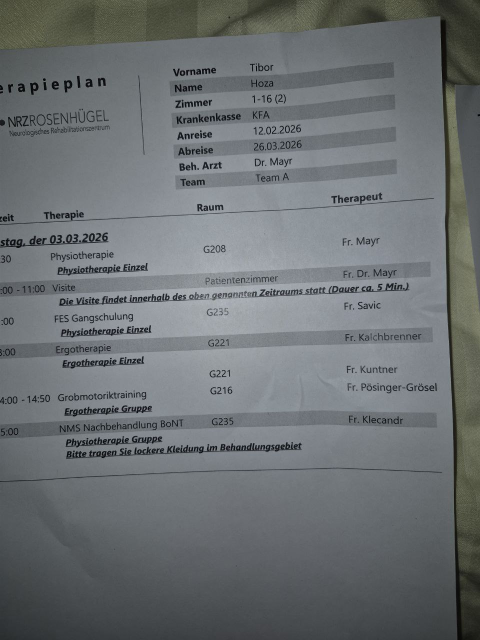
#> input picture photo_2026-03-03_10-26-45.jpg, 960 x 1280 px (shown at 1/2 size)
$ python -i telegram_video_effects.py   (imports and definitions only)
#> lines starting #> are read from the running program, lines starting #| are printed output that depends on the picture; after the words box and inside, x2 and y2 are one past the last pixel; in counts of white or black regions, pixels touching at a corner belong together
#> further down, picture is the input picture: PIL image 960x1280 RGB; mean R, G, B 107.7, 112.3, 114.6
from __future__ import annotations

import json
import math
import os
import contextlib
import shutil
import socket
import subprocess
import tempfile
import ipaddress
import urllib.parse
import urllib.request
from pathlib import Path

from PIL import Image
from PIL import ImageDraw
from PIL import ImageFilter

try:  # Optional at import time; present in the EA runtime image.
    import cv2  # type: ignore[import-not-found]
except Exception:  # pragma: no cover - exercised only in stripped runtimes
    cv2 = None  # type: ignore[assignment]

try:
    import numpy as np  # type: ignore[import-not-found]
except Exception:  # pragma: no cover - exercised only in stripped runtimes
    np = None  # type: ignore[assignment]


_SUPPORTED_FIRE_MARKERS = (
    "real flames",
    "real fire",
    "flames",
    "fire ring",
    "catch fire",
    "caught fire",
    "on fire",
    "make on fire",
    "make it on fire",
    "look like on fire",
    "clothes could catch fire",
    "clothes catch fire",
    "look like fire",
)
_SPEED_UP_MARKERS = ("faster", "speed up", "speed it up", "make it faster", "increase speed")
_SLOW_DOWN_MARKERS = ("slower", "slow down", "slow it down", "make it slower", "decrease speed")
_LOUDER_MARKERS = ("louder", "turn it up", "turn up the audio", "increase volume", "make it louder")
_MUTE_MARKERS = ("mute", "remove audio", "without audio", "silent", "no audio")
_DEFAULT_ALLOWED_VIDEO_HOSTS = ("api.telegram.org",)
_DEFAULT_MAX_VIDEO_BYTES = 80 * 1024 * 1024


# [31 lines left out: functions _repo_root, supported_source_video_edit_summary, parse_source_video_edit_plan, not called in this run]


def source_video_edit_enabled() -> bool:
    raw = str(os.getenv("EA_TELEGRAM_SOURCE_VIDEO_EDIT_ENABLED") or "1").strip().lower()
    return raw not in {"", "0", "false", "no", "off"}


def source_video_edit_supported(text: str) -> bool:
    return bool(parse_source_video_edit_plan(text))


def _ffmpeg_bin() -> str:
    return shutil.which("ffmpeg") or "/usr/bin/ffmpeg"


def _ffprobe_bin() -> str:
    return shutil.which("ffprobe") or "/usr/bin/ffprobe"


# [92 lines left out: functions _probe_video, _allowed_video_hosts, _max_video_download_bytes, _host_allowed, _host_resolves_publicly, _validate_video_source_url, not called in this run]


class _SafeVideoRedirectHandler(urllib.request.HTTPRedirectHandler):
    def redirect_request(self, req, fp, code, msg, headers, newurl):  # noqa: ANN001
        _validate_video_source_url(str(newurl or ""))
        return super().redirect_request(req, fp, code, msg, headers, newurl)


def _content_type_allowed(value: str) -> bool:
    content_type = str(value or "").split(";", 1)[0].strip().lower()
    return content_type.startswith("video/") or content_type in {"application/octet-stream", "binary/octet-stream"}


# [61 lines left out: functions _video_magic_allowed, _download_video, _storage_root, _work_root, _flame_palette, not called in this run]


def _fallback_fire_ring_target(width: int, height: int) -> dict[str, float]:
    return {
        "cx": width * 0.5,
        "cy": height * 0.56,
        "rx": min(width, height) * 0.16,
        "ry": min(width, height) * 0.11,
        "score": 0.0,
    }


def _detect_fire_ring_target(frame: Image.Image) -> dict[str, float]:
    width, height = frame.size
#> width = 960; height = 1280
    fallback = _fallback_fire_ring_target(width, height)
    if cv2 is None or np is None:
        return fallback
    rgb = np.array(frame.convert("RGB"))
    if rgb.size == 0:
        return fallback
    hsv = cv2.cvtColor(rgb, cv2.COLOR_RGB2HSV)
#> hsv: shape (1280, 960, 3); mean H, S, V 96.5, 24.3, 116.3
    hue = hsv[:, :, 0]
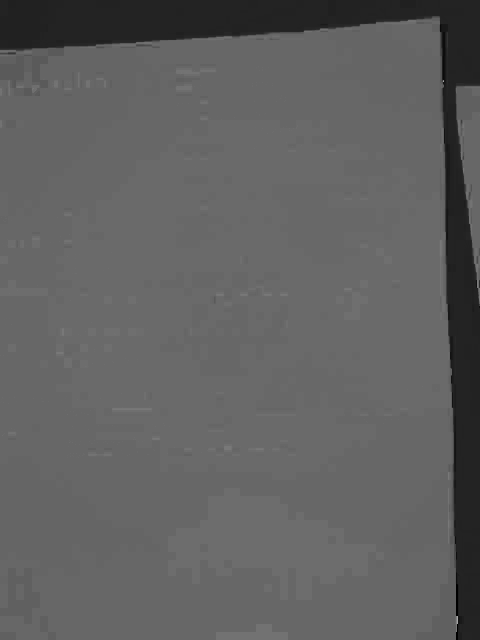
#> hue: shape (1280, 960) (shown at 1/2 size); min 0, max 165, mean 96.5
    saturation = hsv[:, :, 1]
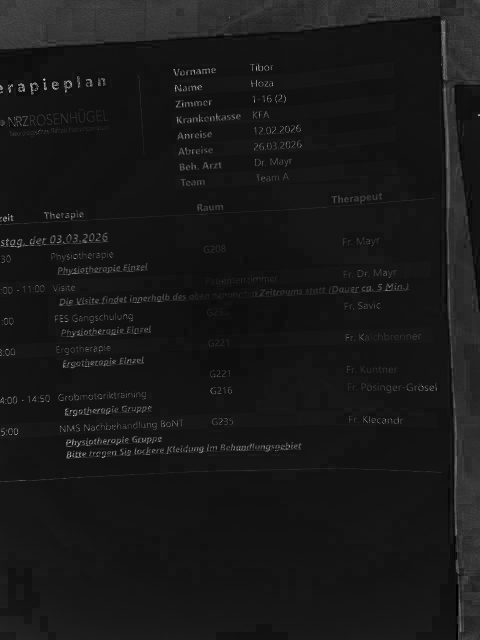
#> saturation: shape (1280, 960) (shown at 1/2 size); min 0, max 255, mean 24.3
    value = hsv[:, :, 2]
    warm_hue = ((hue <= 34) | (hue >= 166)).astype("uint8") * 255
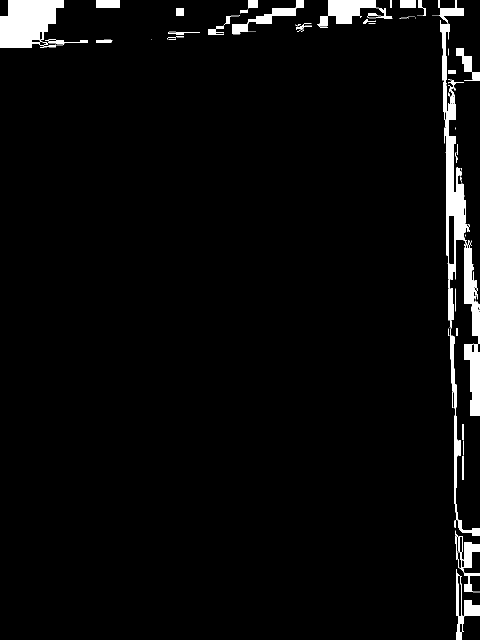
#> warm_hue: shape (1280, 960) (shown at 1/2 size); 3.6% white; 136 white regions (89 under 20 px), largest, box (x1, y1, x2, y2) and area: (876, 0, 960, 688) 13335, (0, 0, 128, 96) 9110, (634, 0, 785, 54) 3619
    saturated = cv2.inRange(saturation, 58, 255)
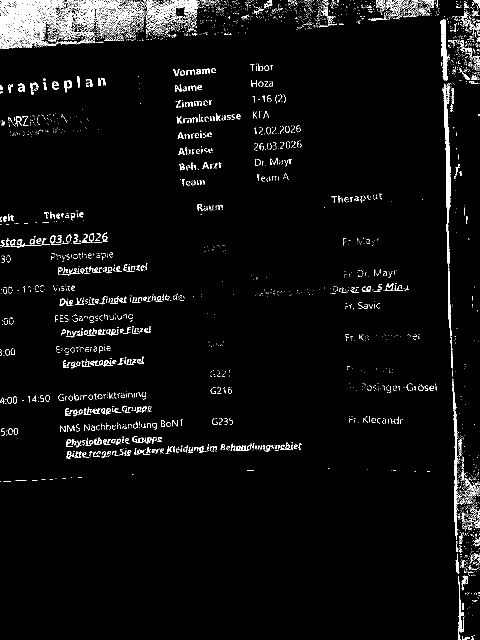
#> saturated: shape (1280, 960) (shown at 1/2 size); 3.8% white in thin lines or dots
    bright = cv2.inRange(value, 72, 255)
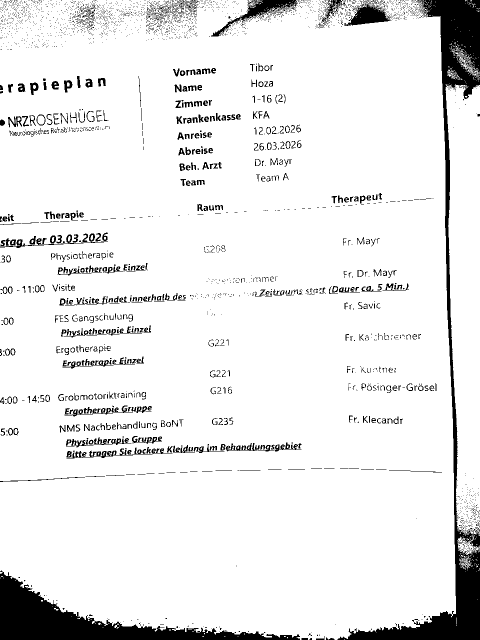
#> bright: shape (1280, 960) (shown at 1/2 size); 91.5% white; 3508 black regions (2972 under 20 px), largest, box (x1, y1, x2, y2) and area: (675, 0, 960, 1280) 35677, (0, 1141, 600, 1280) 23628, (422, 0, 596, 73) 2606
    mask = cv2.bitwise_and(warm_hue, saturated)
#> mask: shape (1280, 960); 0.97% white; 668 white regions (644 under 20 px), largest, box (x1, y1, x2, y2) and area: (0, 0, 128, 96) 5646, (887, 167, 901, 535) 1818, (882, 48, 894, 161) 811
    mask = cv2.bitwise_and(mask, bright)
#> mask: shape (1280, 960); 0.54% white in thin lines or dots, all inside (x1, y1, x2, y2) = (0, 0, 957, 960)
    kernel = cv2.getStructuringElement(cv2.MORPH_ELLIPSE, (13, 13))
    mask = cv2.morphologyEx(mask, cv2.MORPH_CLOSE, kernel, iterations=2)
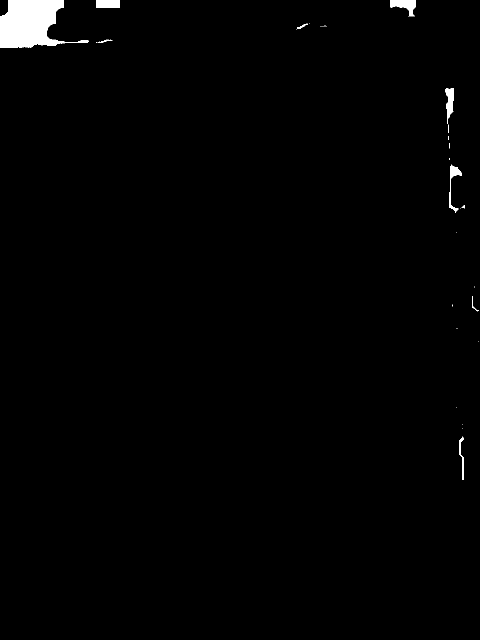
#> mask: shape (1280, 960) (shown at 1/2 size); 1.1% white; 41 white regions (30 under 20 px), largest, box (x1, y1, x2, y2) and area: (0, 0, 133, 96) 9843, (780, 0, 832, 33) 928, (192, 0, 240, 16) 747
    mask = cv2.dilate(mask, kernel, iterations=1)
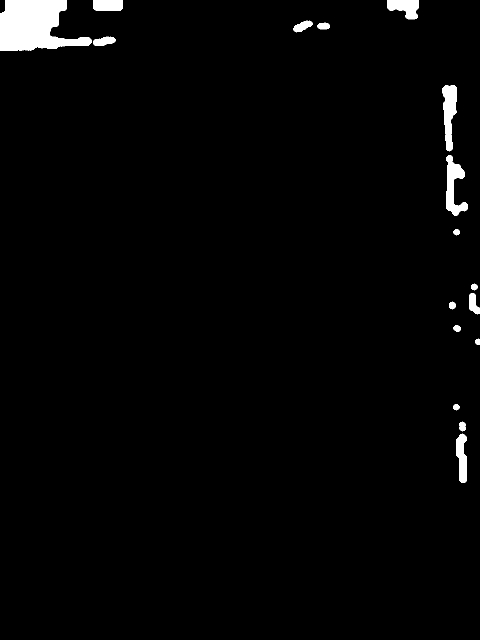
#> mask: shape (1280, 960) (shown at 1/2 size); 2% white; 17 white regions
    contours, _hierarchy = cv2.findContours(mask, cv2.RETR_EXTERNAL, cv2.CHAIN_APPROX_SIMPLE)
#> contours = 17 contours; largest, box (x1, y1, x2, y2) and area: (0, 0, 184, 102) 12096, (893, 310, 935, 432) 2324, (885, 170, 914, 303) 2296, (774, 0, 838, 39) 1580, (913, 867, 934, 966) 1430
    min_dim = max(min(width, height), 1)
#> min_dim = 960
    frame_area = float(max(width * height, 1))
#> frame_area = 1228800
    best: dict[str, float] | None = None
    best_score = -1.0
    for contour in contours:
        if contour is None or len(contour) < 5:
            continue
        x, y, w, h = cv2.boundingRect(contour)
        if w <= 0 or h <= 0:
            continue
        box_area = float(w * h)
        area_ratio = box_area / frame_area
        if area_ratio < 0.002 or area_ratio > 0.16:
            continue
        if w < min_dim * 0.08 or h < min_dim * 0.045:
            continue
        aspect = w / float(h)
        if aspect < 0.55 or aspect > 3.2:
            continue
        cy = y + h * 0.5
        if cy < height * 0.22:
            continue
        contour_area = float(cv2.contourArea(contour))
        fill_ratio = contour_area / box_area if box_area else 0.0
        if fill_ratio < 0.05 or fill_ratio > 0.9:
            continue
        perimeter = float(cv2.arcLength(contour, True) or 0.0)
        circularity = min((4.0 * math.pi * contour_area / (perimeter * perimeter)) if perimeter else 0.0, 1.0)
        center_bias = 1.0 - min(abs((x + w * 0.5) - width * 0.5) / max(width * 0.5, 1), 1.0)
        lower_mid_bias = 1.0 - min(abs(cy - height * 0.58) / max(height * 0.58, 1), 1.0)
        warm_pixels = float(cv2.countNonZero(mask[y : y + h, x : x + w]))
        warm_density = min(warm_pixels / box_area if box_area else 0.0, 1.0)
        score = (
            0.34 * min(area_ratio / 0.035, 1.0)
            + 0.22 * circularity
            + 0.18 * warm_density
            + 0.16 * lower_mid_bias
            + 0.10 * center_bias
        )
        if score <= best_score:
            continue
        best_score = score
        if len(contour) >= 5:
            try:
                ellipse = cv2.fitEllipse(contour)
                (ecx, ecy), (major, minor), _angle = ellipse
                rx = max(float(major), float(minor)) * 0.5
                ry = min(float(major), float(minor)) * 0.5
                if rx <= 0 or ry <= 0:
                    raise ValueError
                best = {"cx": float(ecx), "cy": float(ecy), "rx": rx, "ry": ry, "score": float(score)}
            except Exception:
                best = {
                    "cx": float(x + w * 0.5),
                    "cy": float(y + h * 0.5),
                    "rx": float(w * 0.5),
                    "ry": float(h * 0.5),
                    "score": float(score),
                }
#> this loop made 17 passes
#> (x, y, w, h, box_area, area_ratio) on passes 1 to 12: (913, 867, 21, 99, 2079, 0.00169), (918, 843, 14, 20, 280, 0.000228), (906, 808, 13, 13, 169, 0.000138), (950, 677, 10, 13, 130, 0.000106), (907, 650, 15, 14, 210, 0.000171), (898, 603, 13, 16, 208, 0.000169), (938, 586, 22, 43, 946, 0.00077), (942, 567, 13, 14, 182, 0.000148), (907, 458, 13, 13, 169, 0.000138), (893, 310, 42, 122, 5124, 0.00417), (885, 170, 29, 133, 3857, 0.00314), (186, 73, 45, 19, 855, 0.000696)
#> (x, y, w, h, box_area, area_ratio, aspect, cy) on pass 17: (0, 0, 184, 102, 18768, 0.0153, 1.8, 51)
    if not best:
        return fallback
    best["rx"] = max(min(best["rx"], min_dim * 0.34), min_dim * 0.05)
    best["ry"] = max(min(best["ry"], min_dim * 0.22), min_dim * 0.035)
    best["cx"] = max(min(best["cx"], width - best["rx"] * 0.35), best["rx"] * 0.35)
    best["cy"] = max(min(best["cy"], height - best["ry"] * 0.25), best["ry"] * 0.25)
    return best


# [443 lines left out: functions _smooth_fire_ring_targets, _estimate_fire_ring_targets, _draw_flame_ring_frame, _render_overlay_frames, _atempo_chain, _compose_edited_video and 2 more, not called in this run]

>>> from PIL import Image
>>> picture = Image.open('../../../photo_2026-03-03_10-26-45.jpg')
>>> result = _detect_fire_ring_target(picture)
#> result = {'cx': 480, 'cy': 716.8, 'rx': 153.6, 'ry': 105.6, 'score': 0}
